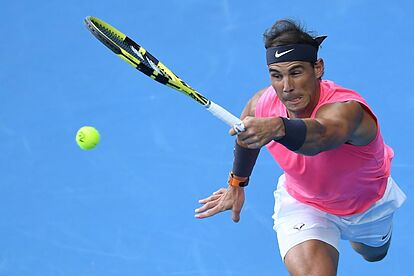
#> input picture U2-CV/rafa.jpg, 414 x 276 px
$ jupyter execute 'Segmentaicón_Textutas.ipynb'   (older library calls are emulated)
#> lines starting #> are read from the running program, lines starting #| are printed output that depends on the picture
# Segementación de imágenes

La segmentación de imágenes es un proceso fundamental en el procesamiento digital de imágenes, cuyo objetivo es dividir una imagen en regiones o segmentos que comparten características similares. Estos segmentos pueden representar diferentes objetos, formas, texturas o áreas de interés dentro de la imagen.

## Segmentación Basada en Textura

### ¿Qué es la textura en imágenes?
La textura en una imagen describe patrones repetitivos de variaciones en intensidad o color que forman una representación visual de las características de una superficie. Es un atributo clave que nos permite distinguir objetos que pueden tener colores o intensidades similares pero diferentes apariencias debido a sus patrones superficiales.

Ejemplos típicos incluyen superficies como el césped, ladrillos, piel animal, y más.

- __Textura uniforme__: Donde los patrones son consistentes a lo largo de una región (por ejemplo, una pared lisa).
- __Textura no uniforme__: Donde los patrones varían dentro de una región (por ejemplo, hojas de un árbol).

### Importancia de la textura en segmentación

La textura juega un papel crucial en la segmentación de imágenes cuando la información de color o intensidad no es suficiente para diferenciar las diferentes regiones. En particular, la segmentación basada en textura es útil en situaciones donde las regiones tienen colores similares pero texturas distintas. Esto es común en aplicaciones como:

- Imágenes médicas: Distinguir entre diferentes tipos de tejidos o lesiones.
- Visión por computadora: Reconocimiento de objetos en entornos complejos.
- Análisis de materiales: Identificación de defectos o características en superficies industriales.

### Técnicas Comunes para la Segmentación Basada en Textura

Existen varias técnicas para analizar y segmentar texturas en imágenes. La segmentación por texturas es el proceso de dividir una imagen en regiones basadas en variaciones de textura, que pueden representar patrones o características repetitivas en la imagen. Algunas técnicas comunes para segmentación por texturas incluyen:

- **GLCM (Gray Level Co-occurrence Matrix)**: Detecta patrones de textura basados en la distribución de intensidades de grises.
- **Filtros de Gabor**: Capturan características de la textura a diferentes frecuencias y orientaciones.
- **Transformada de Wavelet**: Descompone la imagen en componentes de diferentes frecuencias para analizar las texturas.
- **LBP (Local Binary Patterns)**: Captura la textura local alrededor de un píxel comparando intensidades con sus vecinos.

## Método Completo de Segmentación Basada en Textura

Un pipeline típico para segmentar una imagen basada en textura sigue estos pasos:

1) Preprocesar la imagen (por ejemplo, convertirla a escala de grises).

2) Aplicar un método de análisis de textura (GLCM, filtros de Gabor, etc.).

3) Extraer características de textura relevantes (como contraste, homogeneidad, frecuencia).

4) Aplicar un método de segmentación (como k-means o segmentación por umbral) en función de las características de textura extraídas.

[cell 1]
import cv2
import numpy as np
from sklearn.cluster import KMeans
import matplotlib.pyplot as plt

[cell 2]
img_path='rafa.jpg'

[cell 3]
# Cargar la imagen en color
img = cv2.imread(img_path, cv2.IMREAD_COLOR)
#> img is the input picture: shape (276, 414, 3); mean B, G, R 211.3, 148.6, 104

[cell 4]
# Convertir de BGR (formato de OpenCV) a RGB (formato de Matplotlib)
img_rgb = cv2.cvtColor(img, cv2.COLOR_BGR2RGB)

# Mostrar la imagen en color
plt.imshow(img_rgb)
plt.title('Imagen Original (Color)')
plt.axis('off')  # Ocultar los ejes
plt.show()

[cell 5]
img_rgb

[cell 6]
# Cargar imagen en escala de grises
img = cv2.imread(img_path, cv2.IMREAD_GRAYSCALE)
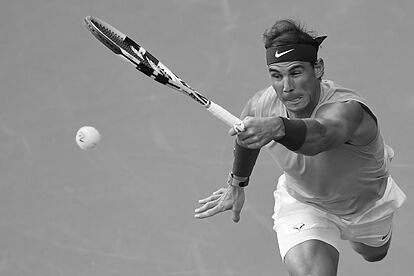
#> img: shape (276, 414); min 0, max 255, mean 142.4


# Mostrar la imagen original
plt.imshow(img,cmap='gray')
plt.title('Imagen Escala Grises')
plt.axis('off')
plt.show()

[cell 7]
img

#### Filtro Gabor

Se basa en la función de Gabor, que combina una onda sinusoidal y una envoltura gaussiana. Esto permite que el filtro de Gabor sea sensible a diferentes orientaciones y escalas, lo que lo convierte en un recurso útil para detectar patrones en imágenes.

Definición Matemática
La función de Gabor se define matemáticamente como:

$
g(x, y) = \frac{1}{2\pi \sigma^2} e^{-\frac{x'^2 + y'^2}{2\sigma^2}} e^{j(2\pi f x' + \theta)}
$

Donde:
- $ x' = x \cos(\theta) + y \sin(\theta) $
- $ y' = -x \sin(\theta) + y \cos(\theta) $
- $ \sigma $ es el ancho de la envoltura gaussiana (controla la escala).
- $ f $ es la frecuencia de la onda (controla la frecuencia del patrón).
- $ \theta $ es la orientación del filtro (determina la dirección de detección).

Propiedades
1. Sensibilidad a la Frecuencia y la Orientación:

  - Los filtros de Gabor son capaces de detectar características específicas en imágenes según la frecuencia y la orientación elegidas. Esto es crucial en la identificación de texturas complejas.

2. Localidad:

   - Debido a la envoltura gaussiana, los filtros de Gabor son localizados en el espacio, lo que significa que pueden capturar detalles a escala local en la imagen.

3. Multiescala y Multiorientación:

  - Al aplicar filtros de Gabor en diferentes escalas y orientaciones, se pueden obtener características ricas y completas de la textura en la imagen.

4. Aplicaciones

  - Análisis de Textura: Los filtros de Gabor se utilizan para caracterizar texturas en imágenes, lo que es útil en aplicaciones de reconocimiento de patrones.

  - Reconocimiento Facial: En el reconocimiento de rostros, los filtros de Gabor ayudan a identificar características únicas de los rostros.

  - Clasificación de Imágenes: Se utilizan en sistemas de clasificación que analizan texturas, como en la identificación de materiales o superficies.

En el código
- **ksize**: Tamaño del kernel (matriz de convolución).
- **sigma**: Desviación estándar de la gaussiana utilizada en el filtro.
- **theta**: Ángulo de orientación del filtro (dirección en la que el filtro detectará características).
- **lambd**: Longitud de onda del filtro sinusoidal (espaciado entre líneas detectadas).
- **gamma**: Relación de aspecto que controla la "elipticidad" del filtro.
- **psi**: Fase del filtro sinusoidal.
- **ktype**: Tipo de datos, en este caso, flotantes de 64 bits.

[cell 8]
# Aplicar un filtro de Gabor
def gabor_filter(img, ksize, sigma, theta, lambd, gamma, psi):
#> called with ksize = 31, sigma = 4, theta = 0, lambd = 10, gamma = 0.5, psi = 0
    gabor = cv2.getGaborKernel((ksize, ksize), sigma, theta, lambd, gamma, psi, ktype=cv2.CV_64F)
    filtered_img = cv2.filter2D(img, cv2.CV_64F, gabor)
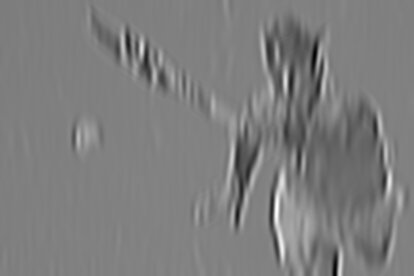
#> filtered_img: shape (276, 414) float64; min -1995.6, max 4374.5, mean 1154.7; drawn with min black and max white
    return filtered_img

# Parametrizar el filtro de Gabor
ksize = 31     # Tamaño del kernel (31x31)
sigma = 4.0    # Desviación estándar de la gaussiana
lambd = 10.0   # Longitud de onda
gamma = 0.5    # Relación de aspecto
psi = 0        # Fase

# Aplicar el filtro de Gabor en diferentes ángulos
gabor_0 = gabor_filter(img, ksize, sigma, 0, lambd, gamma, psi)
gabor_45 = gabor_filter(img, ksize, sigma, np.pi/4, lambd, gamma, psi)
#> call 2 of gabor_filter, with ksize = 31, sigma = 4, theta = 0.785, lambd = 10, gamma = 0.5, psi = 0
#> in gabor_filter (call 2), `filtered_img = cv2.filter2D(img, cv2.CV_64F, gabor)`:
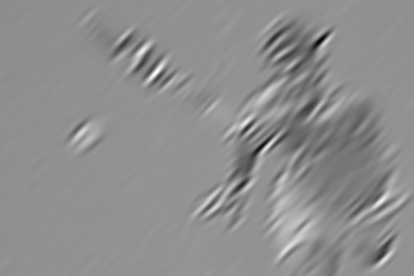
#> filtered_img: shape (276, 414) float64; min -2355.9, max 4202.5, mean 1309.6; drawn with min black and max white
gabor_90 = gabor_filter(img, ksize, sigma, np.pi/2, lambd, gamma, psi)
#> call 3 of gabor_filter, with ksize = 31, sigma = 4, theta = 1.57, lambd = 10, gamma = 0.5, psi = 0
#> in gabor_filter (call 3), `filtered_img = cv2.filter2D(img, cv2.CV_64F, gabor)`:
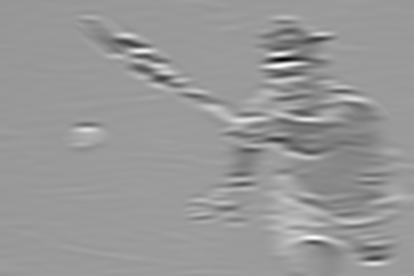
#> filtered_img: shape (276, 414) float64; min -3287.7, max 4150.8, mean 1154.6; drawn with min black and max white

# Mostrar los resultados
plt.figure(figsize=(12, 4))
plt.subplot(131), plt.imshow(gabor_0, cmap='gray'), plt.title('Gabor 0°')
plt.subplot(132), plt.imshow(gabor_45, cmap='gray'), plt.title('Gabor 45°')
plt.subplot(133), plt.imshow(gabor_90, cmap='gray'), plt.title('Gabor 90°')
plt.show()

### Filtro Local Binary Patterns (LBP)
El Local Binary Patterns (LBP) es un método de análisis de textura que se utiliza en el procesamiento de imágenes y visión por computadora. Es especialmente popular en tareas de reconocimiento de patrones y clasificación de imágenes debido a su simplicidad, eficiencia y robustez ante cambios en la iluminación. Aquí te explico cómo funciona, su implementación y sus aplicaciones.

**¿Qué es LBP?**
El LBP es un descriptor que transforma una imagen en una representación que captura la textura local de la imagen. Este método analiza cada píxel en la imagen y compara su intensidad con los píxeles vecinos en un vecindario definido (típicamente en un patrón circular alrededor del píxel central).

**¿Cómo funciona LBP?**
Selección del píxel central: Para cada píxel en la imagen, se selecciona como referencia.

- **Comparación con vecinos**: Los píxeles adyacentes (en un radio definido) se comparan con el valor del píxel central. Si el valor del vecino es mayor o igual al del píxel central, se asigna un valor de 1, de lo contrario, se asigna un valor de 0.

- **Creación del patrón binario**: Esto genera un patrón binario de `1s` y `0s` que representa la relación del píxel central con sus vecinos.

- **Conversión a decimal**: El patrón binario se convierte en un número decimal, que se utiliza para representar la textura local en esa región de la imagen.

- **Histograma**: Se puede construir un histograma de los valores LBP para toda la imagen, lo que proporciona una representación global de la textura.

**Ejemplo**

Consideremos la siguiente matriz de píxeles como una imagen de 3x3:

```css
[  2  3  4 ]
[  5  *  6 ]
[  7  8  9 ]

```
1) : Comparación con Píxeles Vecinos

Para el cálculo del LBP, comparamos el píxel central (5) con sus vecinos. Utilizando un vecindario de 3x3, los píxeles vecinos son:
```
Superior Izquierdo (2)
Superior (3)
Superior Derecho (4)
Izquierda (5)
Derecha (6)
Inferior Izquierdo (7)
Inferior (8)
Inferior Derecho (9)
```
2) : Generación del Patrón Binario

Comparamos cada píxel vecino con el píxel central (5):
```
2 < 5 → 0
3 < 5 → 0
4 < 5 → 0
5 = 5 → 0
6 > 5 → 1
7 > 5 → 1
8 > 5 → 1
9 > 5 → 1
```

Esto genera el patrón binario: `00001111`.

Patrón binario:   `00001111`

Patrón decimal:   `0 * 2^7 + 0 * 2^6 + 0 * 2^5 + 0 * 2^4 + 1 * 2^3 + 1 * 2^2 + 1 * 2^1 + 1 * 2^0 = 0 + 0 + 0 + 0 + 8 + 4 + 2 + 1 = 15`

**Aplicaciones de LBP**
- **Reconocimiento de rostros**: LBP se utiliza en sistemas de reconocimiento facial debido a su capacidad para capturar texturas locales y patrones de iluminación.

- **Clasificación de texturas**: Es útil en la clasificación de diferentes texturas en imágenes, como superficies rugosas o suaves.

- **Detección de objetos**: En sistemas de visión por computadora, LBP puede ayudar a identificar y clasificar objetos en imágenes.

- **Análisis de imágenes médicas**: Se utiliza en la detección de características relevantes en imágenes médicas, como tumores o tejidos anormales.

**Ventajas de LBP**
- **Invariabilidad ante cambios de iluminación**: LBP es robusto frente a variaciones en la iluminación, lo que lo hace efectivo en condiciones del mundo real.

- **Simplicidad y eficiencia**: Su implementación es sencilla y rápida, lo que lo hace adecuado para aplicaciones en tiempo real.

- **Bajo costo computacional**: Requiere menos recursos computacionales en comparación con otros métodos de análisis de texturas.

**Desventajas de LBP**
- **Ruido**: El método puede ser sensible al ruido, lo que puede afectar la calidad del descriptor.

- **No captura información global**: LBP se centra en características locales y puede perder información de patrones más amplios en la imagen.

[cell 9]
from skimage.feature import local_binary_pattern

# Parámetros para LBP
radius = 10  # Radio del círculo
n_points = 8 * radius  # Número de puntos en el círculo


# Aplicar el LBP (Local Binary Pattern)
lbp = local_binary_pattern(img ,n_points, radius, method="uniform")
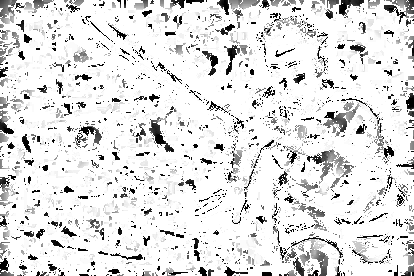
#> lbp: shape (276, 414) float64; min 0, max 81, mean 71.5; drawn with min black and max white

# Mostrar el LBP resultante
plt.figure(figsize=(25, 25))
plt.subplot(121)
plt.imshow(img, cmap='gray')
plt.title('Imagen Original')
plt.axis('off')

plt.subplot(122)
plt.imshow(lbp, cmap='gray')
plt.title('LBP')
plt.axis('off')
plt.show()

### Transformada Wavelet Discreta (DWT) - Explicación
La Transformada Wavelet Discreta (DWT) es una herramienta matemática utilizada para analizar señales e imágenes en diferentes escalas o resoluciones. A diferencia de otras transformadas como la Transformada de Fourier, que trabajan en el dominio de la frecuencia, la DWT permite un análisis simultáneo tanto en el dominio del tiempo (o espacio) como en el dominio de la frecuencia, lo que la hace ideal para capturar detalles locales de la señal o imagen.

**¿Cómo funciona la DWT?**
La DWT descompone una señal o imagen en varias sub-bandas mediante una serie de filtros de paso bajo y paso alto, separando las componentes de baja frecuencia (aproximaciones) y alta frecuencia (detalles). En imágenes, esta descomposición permite dividir la imagen en diferentes niveles de detalle, a menudo usados para análisis multiresolución, compresión y eliminación de ruido.

**Descomposición en imágenes 2D**
En el caso de las imágenes, la DWT realiza una descomposición bidimensional aplicando la transformada de wavelet en las filas y luego en las columnas. Esto genera cuatro sub-bandas principales:

- LL (Baja frecuencia en ambas direcciones - Aproximación):
Es la sub-banda que contiene la mayor parte de la información de la imagen original. Representa una versión suavizada y de baja resolución de la imagen.

- LH (Baja frecuencia en la dirección vertical, alta frecuencia en la horizontal - Detalles horizontales):
Contiene la información relacionada con los cambios o bordes a lo largo de la dirección horizontal de la imagen.

- HL (Alta frecuencia en la dirección vertical, baja frecuencia en la horizontal - Detalles verticales):
Contiene la información de los bordes y detalles verticales.

- HH (Alta frecuencia en ambas direcciones - Detalles diagonales):
Contiene la información de los bordes y detalles en la dirección diagonal.

Código

- **DWT**: Descompone la imagen en cuatro sub-bandas:
- **LL**: Aproximación (baja frecuencia, información principal de la imagen).
- **LH**: Detalle horizontal.
- **HL**: Detalle vertical.
- **HH**: Detalle diagonal.

[cell 10]
import pywt

# Aplicar la transformada wavelet
coeffs2 = pywt.dwt2(img, 'haar')
LL, (LH, HL, HH) = coeffs2
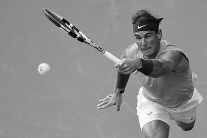
#> LL: shape (138, 207) float64; min 15, max 507, mean 284.9; drawn with min black and max white
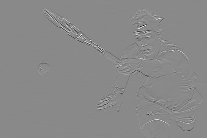
#> LH: shape (138, 207) float64; min -237.5, max 203, mean 0; drawn with min black and max white
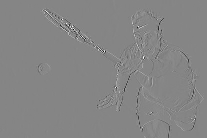
#> HL: shape (138, 207) float64; min -196.5, max 178.5, mean 0; drawn with min black and max white
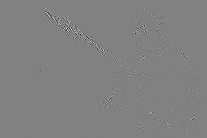
#> HH: shape (138, 207) float64; min -154, max 149.5, mean 0; drawn with min black and max white

# Mostrar las diferentes sub-bandas
plt.figure(figsize=(8, 8))
plt.subplot(221), plt.imshow(LL, cmap='gray'), plt.title('LL (Approximation)')
plt.axis('off')
plt.subplot(222), plt.imshow(LH, cmap='gray'), plt.title('LH (Horizontal Detail)')
plt.axis('off')
plt.subplot(223), plt.imshow(HL, cmap='gray'), plt.title('HL (Vertical Detail)')
plt.axis('off')
plt.subplot(224), plt.imshow(HH, cmap='gray'), plt.title('HH (Diagonal Detail)')
plt.axis('off')
plt.show()
